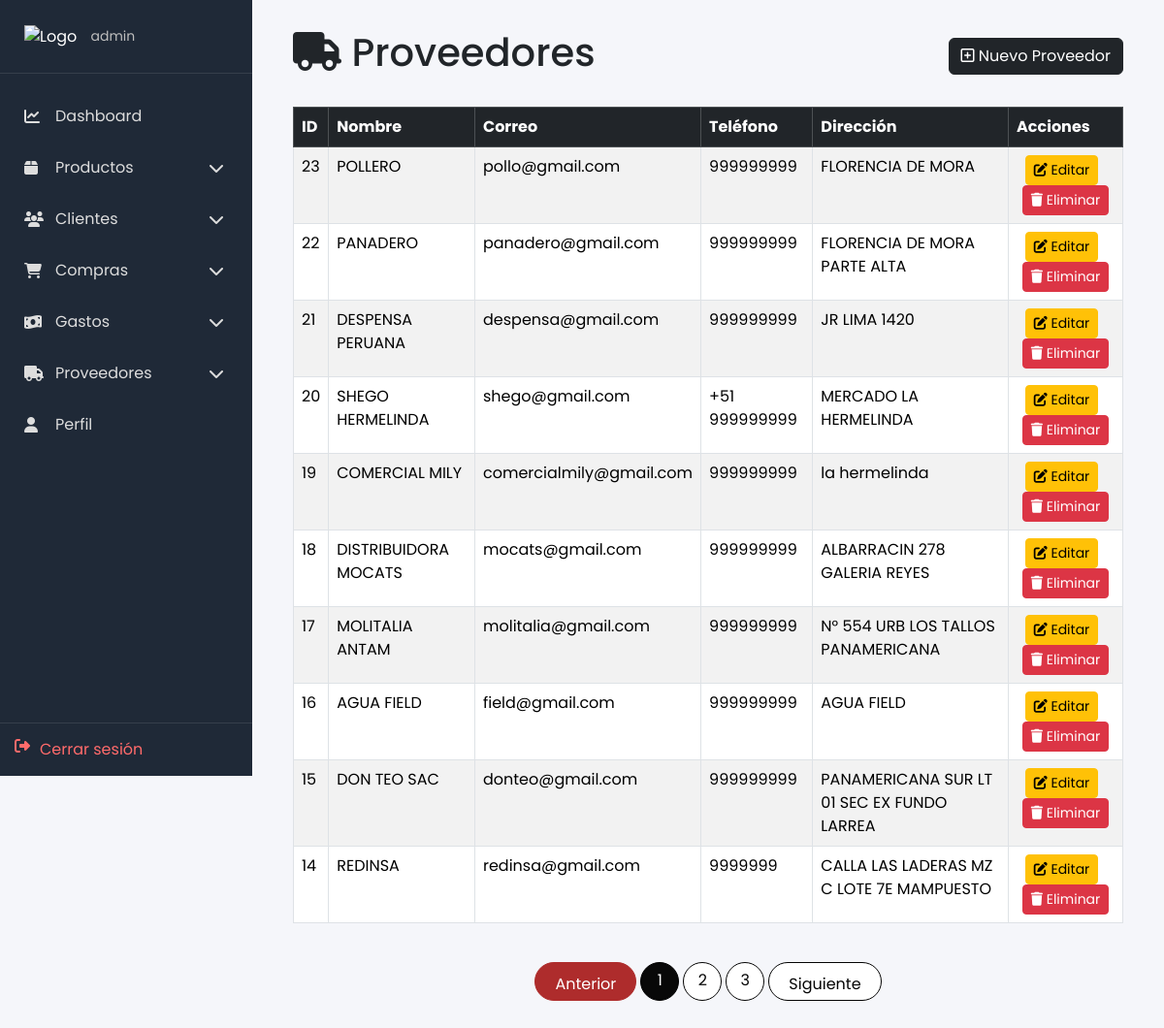
/gastos/lista-proveedores/ (signed in), run on an earlier commit of the app's database.
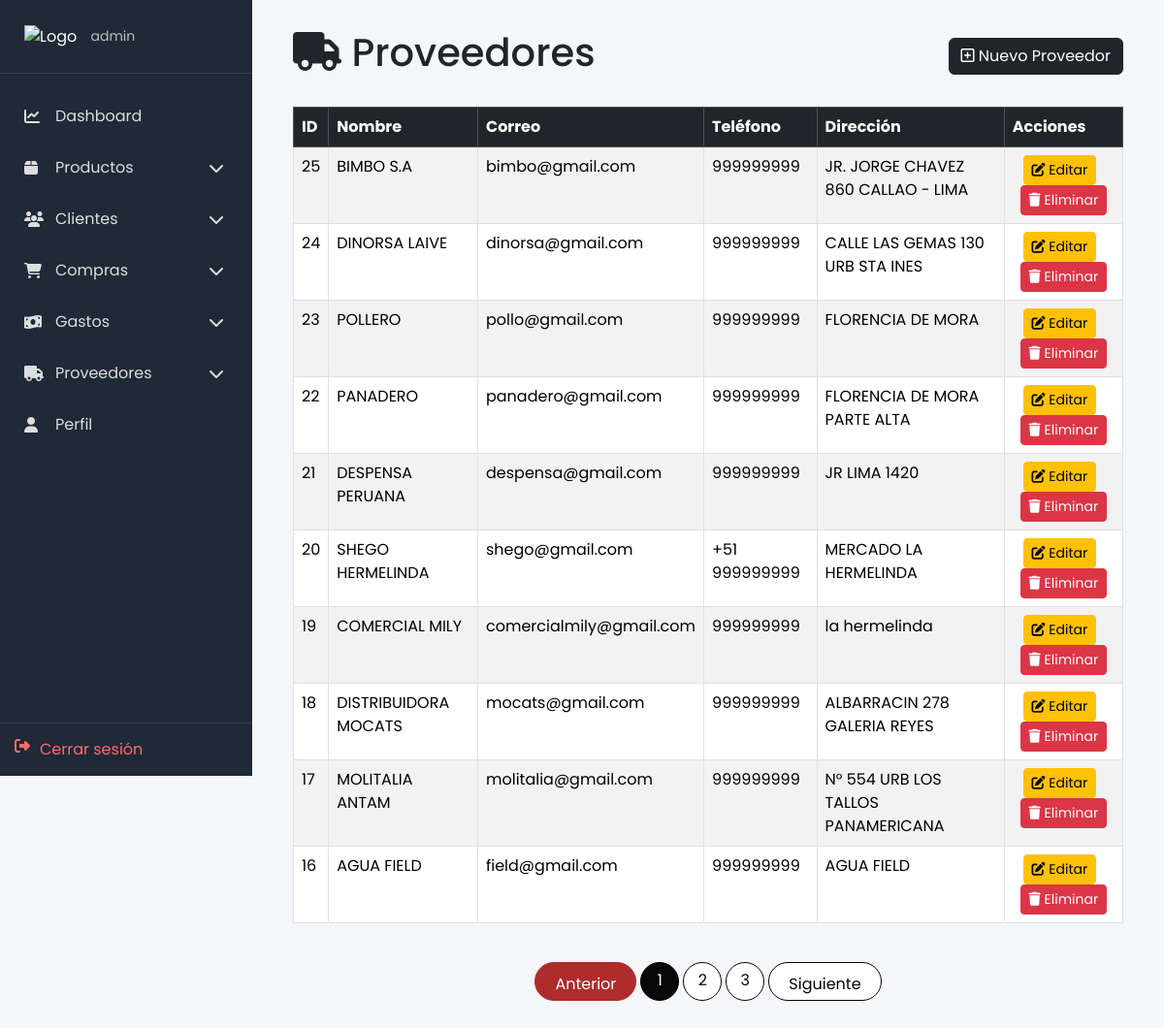
And on a later commit of the database.
### gastos/models.py (models this page shows, shortened)
class Proveedor(models.Model):
    nombre = models.CharField(max_length=150)
    email = models.EmailField(blank=True)
    telefono = models.CharField(max_length=20, blank=True)
    direccion = models.TextField(blank=True)
    activo = models.BooleanField(default=True)
    fecha_registro = models.DateTimeField(auto_now_add=True)
    class Meta:
        ordering = ['-fecha_registro']
        verbose_name_plural = 'Proveedores'

### gastos/views.py (the view)
# urls.py: path('lista-proveedores/', views.lista_proveedores, name='lista_proveedores'),
@login_required
def lista_proveedores(request):
    proveedores = Proveedor.objects.filter(activo=True)
    paginator = Paginator(proveedores, 10)  # Mostrar 14 proveedores por página
    page_number = request.GET.get('page')
    page_obj = paginator.get_page(page_number)
    return render(request, 'listaProveedor.html', {'proveedores': page_obj, 'page_obj': page_obj})

### gastos/templates/listaProveedor.html (shortened to what this page needs)
{% extends 'dashboard_base.html' %}
{% block content %}
<div class="container">
  <div class="d-flex justify-content-between align-items-center mb-4">
    <h1><i class="fa-solid fa-truck"></i> Proveedores</h1>
    <a href="{% url 'nuevo_proveedor' %}" class="btn btn-dark"><i class="fa-regular fa-square-plus"></i> Nuevo Proveedor</a>
  </div>
  {% if proveedores %}
    <div class="table-responsive">
      <table class="table table-striped table-hover table-bordered">
        <thead class="table-dark">
          <tr>
            <th>ID</th>
            <th>Nombre</th>
            <th>Correo</th>
            <th>Teléfono</th>
            <th>Dirección</th>
            <th>Acciones</th>
          </tr>
        </thead>
        <tbody>
          {% for proveedor in proveedores %}
            <tr>
              <td>{{ proveedor.id }}</td>
              <td>{{ proveedor.nombre }}</td>
              <td>{{ proveedor.email }}</td>
              <td>{{ proveedor.telefono }}</td>
              <td>{{ proveedor.direccion|default:'-' }}</td>
              <td class="text-center">
                <a href="{% url 'editar_proveedor' proveedor.pk %}" class="btn btn-sm btn-warning me-2"><i class="fa-solid fa-edit"></i> Editar</a>
                <form method="post" action="{% url 'eliminar_proveedor' proveedor.pk %}" class="d-inline">
                  <button type="submit" class="btn btn-sm btn-danger" onclick="return confirm('¿Deseas eliminar este proveedor?')"><i class="fa-solid fa-trash"></i> Eliminar</button>
                </form>
              </td>
            </tr>
          {% endfor %}
        </tbody>
      </table>
    </div>
  {% else %}
    <div class="alert alert-info"> No hay proveedores registrados. <a href="{% url 'nuevo_proveedor' %}">Registra uno ahora</a>.
    </div>
  {% endif %}
</div>
{% if page_obj.paginator.num_pages > 1 %}
<nav aria-label="Paginación" class="mt-4">
  <ul class="pagination justify-content-center">
    {% if page_obj.has_previous %}
      <li class="page-item">
        <a class="page-link" href="?q={{ query }}&tipo={{ tipo }}&page={{ page_obj.previous_page_number }}">Anterior</a>
      </li>
    {% else %}
      <li class="page-item disabled"><span class="page-link">Anterior</span></li>
    {% endif %}
    {% for num in page_obj.paginator.page_range %}
      {% if num == page_obj.number %}
        <li class="page-item active"><span class="page-link">{{ num }}</span></li>
      {% elif num >= page_obj.number|add:'-2' and num <= page_obj.number|add:'2' %}
        <li class="page-item"><a class="page-link" href="?q={{ query }}&tipo={{ tipo }}&page={{ num }}">{{ num }}</a></li>
      {% endif %}
    {% endfor %}
    {% if page_obj.has_next %}
      <li class="page-item">
        <a class="page-link" href="?q={{ query }}&tipo={{ tipo }}&page={{ page_obj.next_page_number }}">Siguiente</a>
      </li>
    {% else %}
      <li class="page-item disabled"><span class="page-link">Siguiente</span></li>
    {% endif %}
  </ul>
</nav>
{% endif %}
{% endblock %}

### dashboard/templates/dashboard_base.html (shortened to what this page needs)
{% extends 'base_admin.html' %}

### templates/base_admin.html (shortened to what this page needs)
<!DOCTYPE html>
<html>
<head>
    {% load static %}
    <link href="https://cdn.jsdelivr.net/npm/bootstrap@5.3.2/dist/css/bootstrap.min.css" rel="stylesheet">
    <link href="{% static 'css/style.css' %}" rel="stylesheet">
    <link href="{% static 'css/sidebar.css' %}" rel="stylesheet">
    <link rel="stylesheet" href="{% static 'css/catalogo.css' %}">
    <link href="https://cdnjs.cloudflare.com/ajax/libs/aos/6.5.0/aos.css" rel="stylesheet">
    <link rel="stylesheet" href="https://cdnjs.cloudflare.com/ajax/libs/font-awesome/6.7.2/css/all.min.css">
</head>
<body>
    {% include 'includes/sidebar_admin.html' %}
    <main class="main-content">
        {% block content %}
        {% endblock %}
    </main>
</body>
</html>

### templates/includes/sidebar_admin.html (shortened to what this page needs)
<div class="sidebar" id="sidebar">
    {% load static %}
    <div class="sidebar-header">
        <img src="{% static 'img/logo2.png' %}" alt="Logo" class="brand-logo">
        <small>{{ user.username }}</small>
    </div>
    <ul class="menu">
        <li>
            <a href="{% url 'dashboard' %}">
                <i class="fa-solid fa-chart-line"></i>
                <span>Dashboard</span>
            </a>
        </li>
        <li class="submenu">
            <a href="{% url 'lista_productos' %}" class="submenu-toggle">
                <div>
                    <i class="fa-solid fa-box"></i>
                    <span>Productos</span>
                </div>
                <i class="fa-solid fa-chevron-down arrow"></i>
            </a>
        </li>
        <li class="submenu">
            <a href="{% url 'lista_clientes' %}" class="submenu-toggle">
                <div>
                    <i class="fa-solid fa-users"></i>
                    <span>Clientes</span>
                </div>
                <i class="fa-solid fa-chevron-down arrow"></i>
            </a>
        </li>
        <li class="submenu">
            <a href="{% url 'lista_compras' %}" class="submenu-toggle">
                <div>
                    <i class="fa-solid fa-cart-shopping"></i>
                    <span>Compras</span>
                </div>
                <i class="fa-solid fa-chevron-down arrow"></i>
            </a>
        </li>
        <li class="submenu">
            <a href="{% url 'lista_gastos' %}" class="submenu-toggle">
                <div>
                    <i class="fa-solid fa-money-bill-wave"></i>
                    <span>Gastos</span>
                </div>
                <i class="fa-solid fa-chevron-down arrow"></i>
            </a>
        </li>
        <li class="submenu">
            <a href="{% url 'lista_proveedores' %}" class="submenu-toggle">
                <div>
                    <i class="fa-solid fa-truck"></i>
                    <span>Proveedores</span>
                </div>
                <i class="fa-solid fa-chevron-down arrow"></i>
            </a>
        </li>
        <li>
            <a href="{% url 'perfil' %}">
                <i class="fa-solid fa-user"></i>
                <span>Perfil</span>
            </a>
        </li>
    </ul>
    <div class="logout">
        <a href="{% url 'logout' %}">
            <i class="fa-solid fa-right-from-bracket"></i>
            <span>Cerrar sesión</span>
        </a>
    </div>
</div>

### static/css/style.css (style rules this page uses)
.brand-logo { max-height: 80px; width: auto; margin-right: 10px; }
.brand-logo { height:55px; }
body { font-family:'Poppins',sans-serif; }

### static/css/sidebar.css (style rules this page uses)
body { margin: 0; background: #f5f6fa; }
.sidebar { position: fixed; left: 0; top: 0; width: 260px; height: 100vh; background: #1f2937; color: white; display: flex; flex-direction: column; transition: .3s; overflow-y: auto; }
.sidebar-header { padding: 25px; border-bottom: 1px solid rgba(255, 255, 255, .1); }
.sidebar-header small { color: #bdbdbd; }
.menu { list-style: none; margin: 0; padding: 20px 10px; flex: 1; }
.menu li { margin-bottom: 5px; }
.menu a { position: relative; color: #ddd; text-decoration: none; display: flex; justify-content: flex-start; align-items: center; padding: 12px 15px; border-radius: 8px; transition: .3s; gap: 12px; }
.menu a div { display: flex; align-items: center; gap: 12px; width: 100%; }
.arrow { flex-shrink: 0; transition: .3s; }
.menu a i { position: static; left: auto; }
.menu i { width: 20px; }
.arrow { transition: .3s; }
.logout { border-top: 1px solid rgba(255, 255, 255, .1); padding: 15px; }
.logout a { color: #ff6b6b; text-decoration: none; display: flex; gap: 10px; }
.main-content { margin-left:260px; width:calc(100% - 260px); min-height:100vh; padding:30px; box-sizing:border-box; transition:.3s; overflow-x: hidden; }

### static/css/catalogo.css (style rules this page uses)
body { font-family:'Poppins', sans-serif; }
.pagination .page-link { color:#050505; border-radius:50%; margin:0 5px; width:40px; height:40px; text-align:center; border:1px solid #040404; }
.pagination .active .page-link { background:#080808; border-color:#000000; color:white; }
.pagination .disabled .page-link { background: #ae2c2c; border-color: #ae2c2c; color: #ffffff; }
.pagination .page-item:first-child .page-link, .pagination .page-item:last-child .page-link { width:auto; padding:10px 20px; border-radius:25px; }

What changed in the data, as far as the page shows it:
no longer on this page (row unchanged): Proveedor: id "15", nombre "DON TEO SAC", email "donteo@gmail.com", telefono "999999999", direccion "PANAMERICANA SUR LT 01 SEC EX FUNDO LARREA"
no longer on this page (row unchanged): Proveedor: id "14", nombre "REDINSA", email "redinsa@gmail.com", telefono "9999999", direccion "CALLA LAS LADERAS MZ C LOTE 7E MAMPUESTO"
added Proveedor: id "25", nombre "BIMBO S.A", email "bimbo@gmail.com", telefono "999999999", direccion "JR. JORGE CHAVEZ 860 CALLAO - LIMA"
added Proveedor: id "24", nombre "DINORSA LAIVE", email "dinorsa@gmail.com", telefono "999999999", direccion "CALLE LAS GEMAS 130 URB STA INES"
